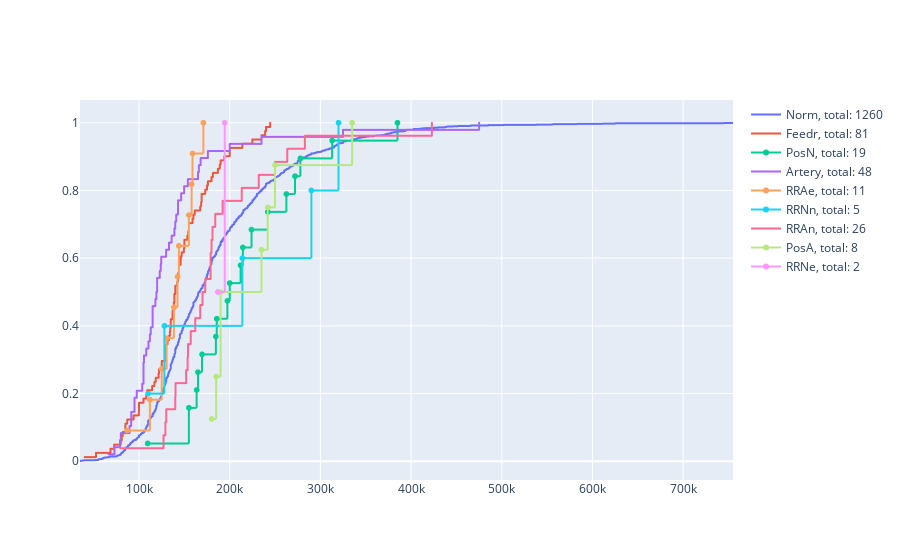

Notebook source saved alongside this figure:
### Code cell
multiple_ecdf('Condition1')
